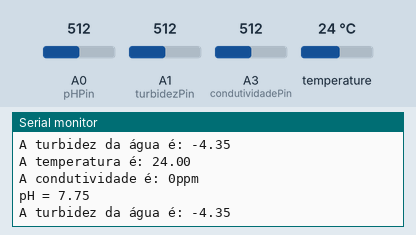
Bench run of a sketch on a simulated Arduino Uno, built with avr-gcc and run on an emulated ATmega328P. Shown: the last lines printed to the serial monitor. The inputs (shaded band) are chosen by the test bench; at power-on: temperature 24 °C, A0 (pHPin) = 512, A3 (condutividadePin) = 512, A1 (turbidezPin) = 512.

Above: at 1.2 s.
1.3 s: temperature set to 12 °C
At 2.2 s:
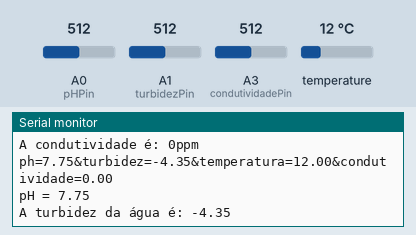
4.6 s: A0 (pHPin) set to 716
At 5.1 s:
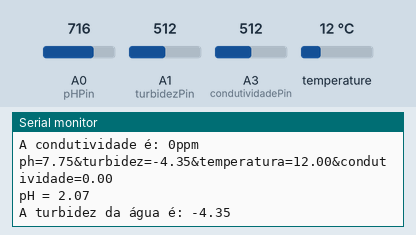
6.1 s: temperature set to 19 °C
At 6.8 s:
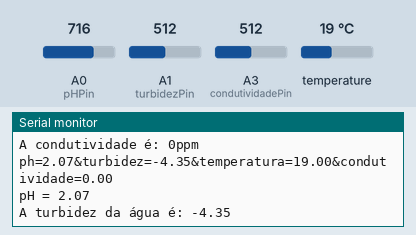
7.6 s: A0 (pHPin) set to 992
At 8.4 s:
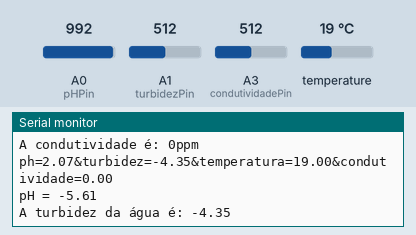
10.6 s: A3 (condutividadePin) set to 30
At 11.4 s:
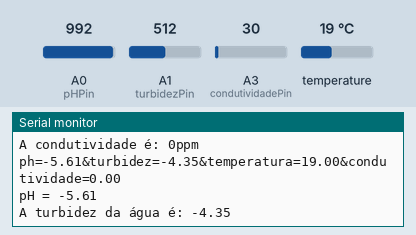
Timing chart, 0 to 13.1 s (numbered marks = the images above; inputs shaded):
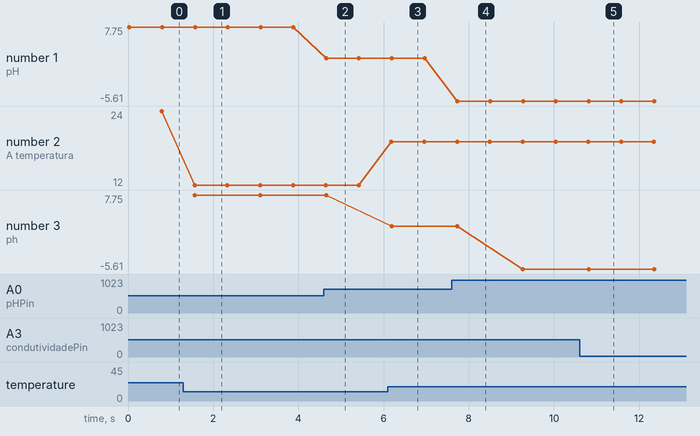

Measured:
- after the input at 1.3 s, the serial monitor: prints a new line after 0.26 s (image 1)
- after the input at 4.6 s, the serial monitor: prints a new line after 0.05 s (image 2)
- after the input at 6.1 s, the serial monitor: prints a new line after 0.09 s (image 3)
- after the input at 7.6 s, the serial monitor: prints a new line after 0.14 s (image 4)
- plotted number 1: 7.75 → 2.07 after the input at 4.6 s, 2.07 → -5.61 after the input at 7.6 s
- plotted number 2: 24 → 12 after the input at 1.3 s, 12 → 19 after the input at 6.1 s
- plotted number 3: 2.07 → -5.61 after the input at 7.6 s

The sketch:

Plataforma_Monitoramento_MEGA.ino
```cpp
// BIBLIOTECAS.
#include <Wire.h>               //Biblioteca auxiliar pH.
#include <OneWire.h>            //Biblioteca auxiliar temperatura.
#include <DallasTemperature.h>  //Biblioteca auxiliar temperatura.

// Declaração das portas.
#define pHPin A0             //pH.
#define turbidezPin A1       //Turbidez.
#define ONE_WIRE_BUS A2      //sinal do sensor DS18B20.
#define condutividadePin A3  //Condutividade.

// Outras coisas condutividade.
#define VREF 5.0   //Tensão de referência analógica (Volt) do ADC.
#define SCOUNT 30  //Soma dos pontos de amostra.

//Declaração cálculos de turbidez.
double calc_NTU(double volt) {

  double NTU_val;
  NTU_val = ((-1120.4 * volt * volt) + (5742.3 * volt) - 4352.9) / 1000;  //((-1120.4*volt*volt)+(5742.3*volt)-4352.9)/1000;
  return NTU_val;                                                         // ((-739.464*volt*volt)+(3789.918*volt)-2872.914)/1000;
}

// Variáveis:

// Variáveis Auxiliares.
bool flag = 1, corrigecondut = 1;
unsigned long tempo = 0;

// Variáveis pH.
int measure;
float T, Po;

// Variável turbidez.
double NTU = 0.0;

//Declaração de objetos, (temperatura):
OneWire oneWire(ONE_WIRE_BUS);  //objeto one_wire
DallasTemperature sensors(&oneWire);
DeviceAddress sensor1;

//Variáveis temperatura:
float TempC;

//Váriaveis condutividade:
int analogBuffer[SCOUNT];  //Armazena o valor analógico lido do ADC na matriz.
int analogBufferTemp[SCOUNT];
int analogBufferIndex = 0;
int copyIndex = 0;

float averageVoltage = 0;
float tdsValue = 0;

//Algoritmo de filtragem média, (condutividade):
int getMedianNum(int bArray[], int iFilterLen) {
  int bTab[iFilterLen];
  for (byte i = 0; i < iFilterLen; i++) {
    bTab[i] = bArray[i];
  }
  int i, j, bTemp;
  for (j = 0; j < iFilterLen - 1; j++) {
    for (i = 0; i < iFilterLen - j - 1; i++) {
      if (bTab[i] > bTab[i + 1]) {
        bTemp = bTab[i];
        bTab[i] = bTab[i + 1];
        bTab[i + 1] = bTemp;
      }
    }
  }

  if ((iFilterLen & 1) > 0) {
    bTemp = bTab[(iFilterLen - 1) / 2];
  } else {
    bTemp = (bTab[iFilterLen / 2] + bTab[iFilterLen / 2 - 1]) / 2;
  }
  return bTemp;
}

void setup() {
  Serial.begin(115200);             //Inicializa a conexão com o ESP32.
  pinMode(pHPin, INPUT);            // pH.
  pinMode(turbidezPin, INPUT);      //Turbidez.
  pinMode(ONE_WIRE_BUS, INPUT);     //Temperatura.
  sensors.begin();                  //Temperatura.
  sensors.getAddress(sensor1, 0);   //Temperatura.
  pinMode(condutividadePin, INPUT); //Condutividade.
}

//Funções:

void pH() {

  float calibration = 22;
  unsigned long int avgValue = 0;
  int buf[10], temp;

  for (byte i = 0; i < 10; i++) {
    buf[i] = analogRead(pHPin);
  }

  for (byte i = 0; i < 9; i++) {
    for (byte j = i + 1; j < 10; j++) {
      if (buf[i] > buf[j]) {
        temp = buf[i];
        buf[i] = buf[j];
        buf[j] = temp;
      }
    }
  }

  for (int i = 2; i < 8; i++) avgValue += buf[i];
  float pHVol = (float)avgValue * 5.0 / 1024 / 6;
  Po = -5.70 * pHVol + calibration;
  Serial.print("pH = ");
  Serial.println(Po);
}


void Turbidez() {

  float tensao = analogRead(turbidezPin) * (float) (5/1024);

  NTU = calc_NTU(tensao);

  Serial.print("A turbidez da água é: ");
  Serial.println(NTU);
}

void Temperatura() {
  // Le a informacao do sensor
  sensors.requestTemperatures();
  TempC = sensors.getTempC(sensor1);

  // Mostra dados no serial monitor
  Serial.print("A temperatura é: ");
  Serial.println(TempC);
}

void Condutividade() {

  analogBuffer[analogBufferIndex] = analogRead(condutividadePin);  //Lê o valor analógico e armazena no buffer.
  analogBufferIndex++;
  if (analogBufferIndex == SCOUNT) {
    analogBufferIndex = 0;
  }

  if (flag) {
    flag = 0;
    for (copyIndex = 0; copyIndex < SCOUNT; copyIndex++) {
      analogBufferTemp[copyIndex] = analogBuffer[copyIndex];
    }
  }
  //Lê o valor analógico mais estável pelo algoritmo de filtragem media e converte para o valor de tensão.
  averageVoltage = getMedianNum(analogBufferTemp, SCOUNT) * (float)VREF / 1024.0;

  //Fórmula de compensação dA temperatura: ResultadofFinal(25^C) = ResultadofFinal(atual)/(1,0+0,02*(fTP-25,0));
  float compensationCoefficient = 1.0 + 0.02 * (TempC - 25.0);
  // Compensação de Temperatura.
  float compensationVoltage = averageVoltage / compensationCoefficient;

  //Converte o valor da tensão em valor TDS.
  tdsValue = (133.42 * compensationVoltage * compensationVoltage * compensationVoltage - 255.86 * compensationVoltage * compensationVoltage + 857.39 * compensationVoltage) * 0.5;

  Serial.print("A condutividade é: ");
  Serial.print(tdsValue, 0);
  Serial.println("ppm");
}

//Envia as informações lidas para o ESP32.
void conexao(float ph, float turbidez, float temperatura, float condutividade) {
  String mensagem = "ph=" + String(ph) + "&turbidez=" + String(turbidez) + "&temperatura=" + String(temperatura) + "&condutividade=" + String(condutividade);
  Serial.print(mensagem);
  Serial.println();
}

void loop() {
  tempo = millis();
  while (millis() - tempo < 1000) {
    pH();
    Turbidez();
    Temperatura();
    Condutividade();
  }
  conexao(Po, NTU, TempC, tdsValue);
  flag = 1;
}
```
